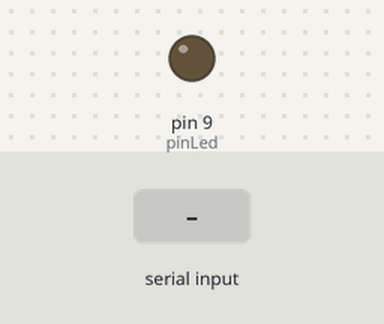
This sketch was run on a simulated Arduino Uno, built with avr-gcc and run on an emulated ATmega328P. On the bench: output pins drawn as LEDs (lit = HIGH). The inputs (shaded band) are chosen by the test bench.

Above: at 1.2 s.
1.3 s: byte 30 received over Serial
At 1.6 s:
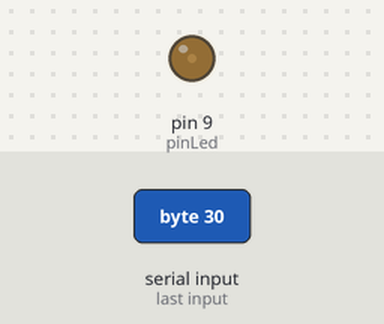
2.8 s: byte 90 received over Serial
At 4.0 s:
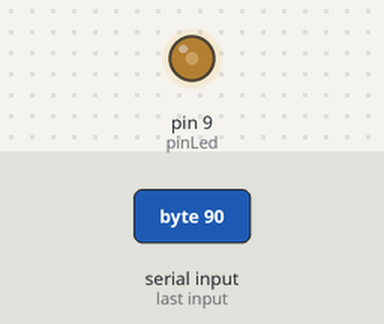
Timing chart, 0 to 5.8 s (numbered marks = the images above; inputs shaded):
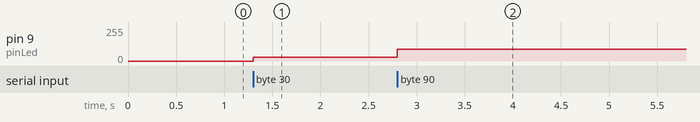

Measured:
- after the input at 1.3 s, pin 9 (pinLed): 0/255 → 30/255 at once
- after the input at 2.8 s, pin 9 (pinLed): 30/255 → 90/255 at once

The sketch:

Master.ino
```cpp
/* ============================================================================

    Arduino
    Porta Serial
    Conectar dois arduinos pela porta serial - MASTER

    Autor: Wilson Brancaglioni da Silva
    Data: 27/08/2023

============================================================================ */

//Usamos a porta PWM 9. Poderia ser outra porta PWM
#define pinLed 9


void setup(){

  pinMode(pinLed, OUTPUT);
  Serial.begin(9600);
}


void loop(){


  //Avalia se há alguma informação recebida
  if (Serial.available() ){
    char valorLido;
    valorLido = Serial.read();//Recebe os dados e armazena na variável Valor Lido

    analogWrite(pinLed, valorLido);//O Led irá variar sua luminosidade de acordo com a variação do potenciometro
  }
  }


/* ============================================================================

                                       _
                                      / \
                                     |oo >
                                     _\=/_
                    ___         #   /  _  \   #
                   /<> \         \\//|/.\|\\//
                 _|_____|_        \/  \_/  \/
                | | === | |          |\ /|
                |_|  0  |_|          \_ _/
                 ||  0  ||           | | |
                 ||__*__||           | | |
                |* \___/ *|          []|[]
                /=\ /=\ /=\          | | |
________________[_]_[_]_[_]_________/_]_[_\_______________________________


============================================================================ */
/* --- Final do Programa --- */
```
